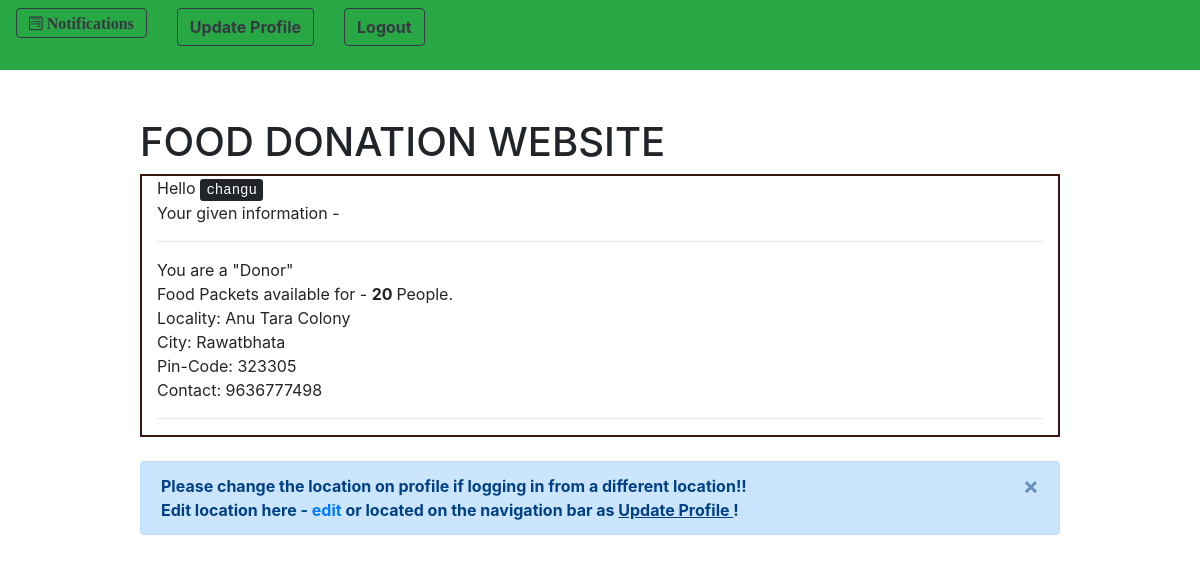
The page / (signed in) on the database as committed earlier.
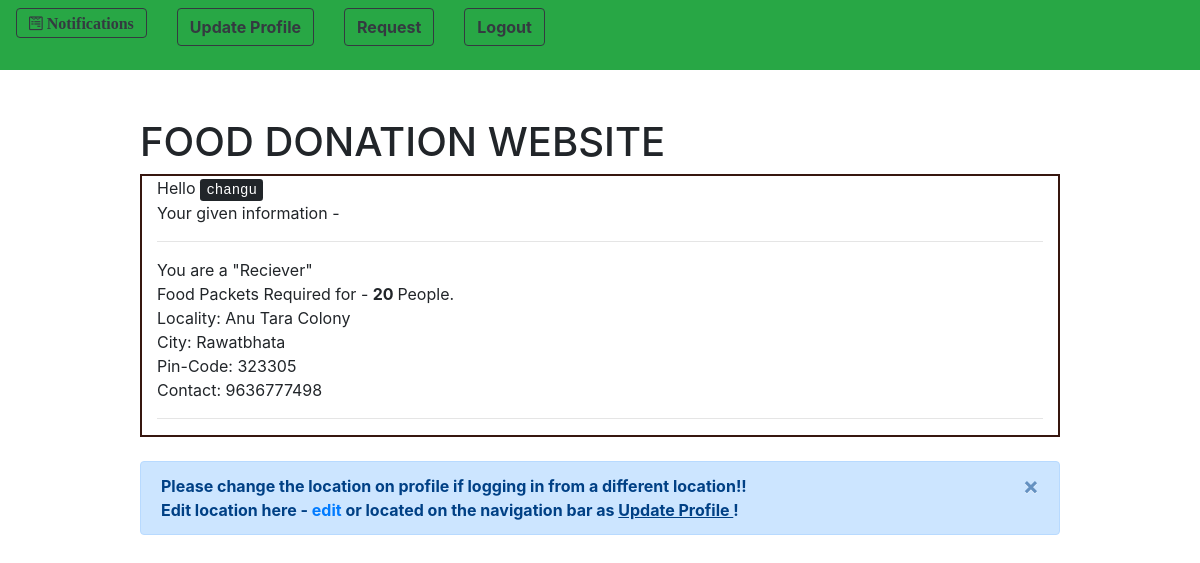
The same page on the database as committed later.
### customUser/models.py (models this page shows, shortened)
class CustomUser(AbstractUser):
    pin_code = models.IntegerField(null = True)
    contact_no = models.IntegerField(null = True)
    resources = models.IntegerField(null = True) # no. of persons avability/requirement
    locality = models.CharField(max_length = 100)
    city = models.CharField(max_length = 50)
    """CHOICES=[('0','Donor'),
                     ('1','Reciever')]"""
    user_type = models.IntegerField(null = True) # 0 - Donor 1 - Reciever
    email = models.EmailField(unique=True)

### templates/home.html (shortened to what this page needs)
{% extends 'base_with_home.html' %}
{% load crispy_forms_tags %}
{% block navigation %}
	<div class = "row">
	{% if user.is_authenticated %}
		<div class = "col">
			<form method="post" action = "{% url 'notification' %}">
				<button class="btn btn-outline-dark"><i class="fa fa-wpforms"> <strong> Notifications </strong></i></button>
			</form>
		</div>
			<div class = "col">
				<form method = "get" action = "{% url 'edit_profile' %}">
					<button type = "submit" class = "btn btn-outline-dark navbar-btn"> <strong> Update Profile</strong></button>
				</form>
			</div>
			{% if user.user_type == 1 %}
			<div class = "col">
				<form method = "post" action = "{% url 'showNearbyDonors' %}"> {%csrf_token%}
					<button type = "submit" class = "btn btn-outline-dark navbar-btn"><strong> Request </strong> </button>
				</form>
			</div>
			{% endif %}
			<div class = "col">
				<form method = "post" action = "{% url 'logout' %}">
					<button type = "submit" class = "btn btn-outline-dark navbar-btn"> <strong> Logout</strong></button>
				</form>
			</div>
		{% endif %}
				</div>
{% endblock %}
{% block content %}
	<h1> FOOD DONATION WEBSITE </h1>
<div class = "container-fluid" style="border:2px solid #36160F;">
	{% if user.is_authenticated %}
			Hello <kbd> {{ user.username }}</kbd>
		 <br> Your given information - <br> <hr>
		 	{% if user.user_type == 0 %}
				You are a "Donor"<br>
				Food Packets available for - <strong> {{ user.resources }} </strong> People.<br>
			{% else %}
				You are a "Reciever"<br>
				Food Packets Required for - <strong> {{user.resources}} </strong> People.<br>
			{% endif %}
			Locality: {{ user.locality }} <br>
			City: {{ user.city }} <br>
			Pin-Code: {{ user.pin_code }} <br>
			Contact: {{ user.contact_no }} <br> <hr>
</div>
<br>
      <div class="alert alert-primary alert-dismissible fade show">
   <strong> Please change the location on profile if logging in from a different location!! <br>
          Edit location here - <a href = "{% url 'edit_profile' %}"> edit </a> or located on the navigation bar as <u>Update Profile </u>!
       <button type = "button" class = "close" data-dismiss = "alert" aria-hidden="true">&times;</button>
        </strong>
  </div>
<br>
	{% else %}
	<br>
	<div class = "container-fluid">
		<h4> <kbd> You are not logged in! </kbd><br> <br>  </h4>
	</div>
	{% endif %}
{% endblock %}

Rows that differ between the two databases and show on the page:
changed CustomUser "Anu Tara Colony": user_type 0 → 1 (drawn)
Other text that changed with them:
text no longer shown: "You are a \"Donor\" Food Packets available for -"
text now shown: "Request You are a \"Reciever\" Food Packets Required for -"
